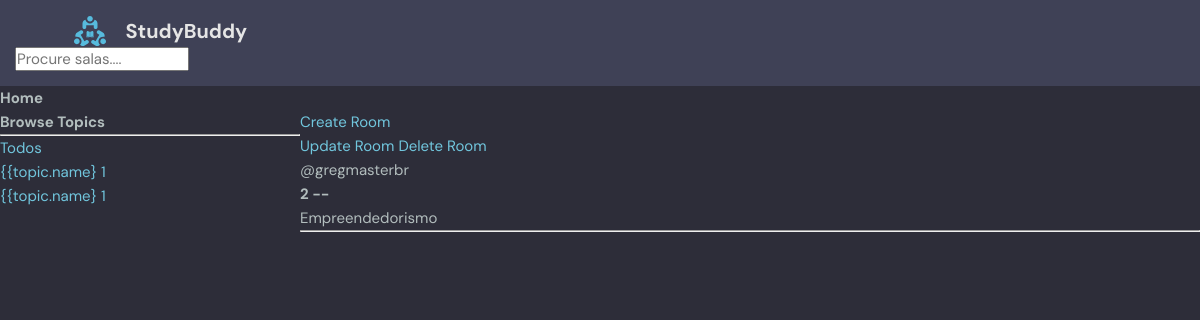
Screenshot of /?q=Empreendedorismo with the database file from the repository.
### studybud/base/models.py (models this page shows, shortened)
class Topic(models.Model):
    name = models.CharField(max_length=200)
    def __str__(self):
        return self.name

class Room(models.Model):
    host = models.ForeignKey(User, on_delete=models.SET_NULL, null=True)
    topic = models.ForeignKey(Topic, on_delete=models.SET_NULL, null=True)
    name = models.CharField(max_length=200)
    description = models.TextField(null=True, blank=True)
    updated = models.DateTimeField(auto_now=True)
    created = models.DateTimeField(auto_now_add=True)
    class Meta:
        ordering = ['-updated', '-created']

### studybud/base/views.py (the view)
# urls.py: path('', views.home, name='home'),
def home(request):
    q = request.GET.get('q') if request.GET.get('q') != None else ''
    rooms = Room.objects.filter(
        Q(topic__name__icontains=q) |
        Q(name__icontains=q) |
        Q(description__icontains=q)
    )
    topics = Topic.objects.all()
    context = {'rooms':rooms,'topics':topics}
    return render(request,'base/home.html',context)

### studybud/base/templates/base/home.html (shortened to what this page needs)
{% extends 'main.html' %}
{% block content %}
<h1>Home</h1>
<div class="home-container">
    <div class="">
        <h3>Browse Topics</h3>
        <hr />
         <ul>
            <li><a  href="{% url 'home' %}" >Todos</a></li>
            {% for topic in topics %}
                <li><a  href="{% url 'home' %}?q={{topic.name}}" >{{topic.name} <span>1</span></a></li>
            {% endfor %}
         </ul>
    </div>
    <div>
        <a  href="{%  url 'create-room' %}">Create Room</a><br/>
        {% for room in rooms %}
        <div>
            <a  href="{%  url 'update-room' room.id %}">Update Room</a>
            <a  href="{%  url 'delete-room' room.id %}">Delete Room</a> <br />
            <span>@{{room.host.username}}</span>
            <h5>{{room.id}} -- <a href="{%  url 'room' room.id %}">{{topic.name}}</a></h5>
            <small>{{room.topic}}</small>
            <hr />
        </div>
        {% endfor %}
    </div>
</div>
{% endblock content %}

### studybud/base/static/styles/style.css (style rules this page uses)
:root { --color-main: #71c6dd; --color-main-light: #e1f6fb; --color-dark: #3f4156; --color-dark-medium: #51546e; --color-dark-light: #696d97; --color-light: #e5e5e5; --color-gray: #8b8b8b; --color-light-gray: #b2bdbd; --color-bg: #2d2d39; --color-success: #5dd693; --color-error: #fc4b0b; }
* { font-family: "DM Sans", -apple-system, BlinkMacSystemFont, "Segoe UI", Roboto, Oxygen, Ubuntu, Cantarell, "Open Sans", "Helvetica Neue", sans-serif; margin: 0; padding: 0; box-sizing: border-box; text-rendering: optimizeLegibility; font-size: inherit; }
html { font-size: 56.25%; }
@media only screen and (min-width: 1200px) { html { font-size: 62.5%; } }
body { line-height: 1.6; font-weight: 400; font-size: 1.5rem; color: var(--color-light-gray); background-color: var(--color-bg); min-height: 100vh; }
a { display: inline-block; color: var(--color-main); text-decoration: none; }

### studybud/base/templates/base/home.html (style rules this page uses)
.home-container { display:grid; grid-template-columns:1fr 3fr; }

### rows the page displays
Room: host.username "gregmasterbr", id "2", topic "Empreendedorismo"
